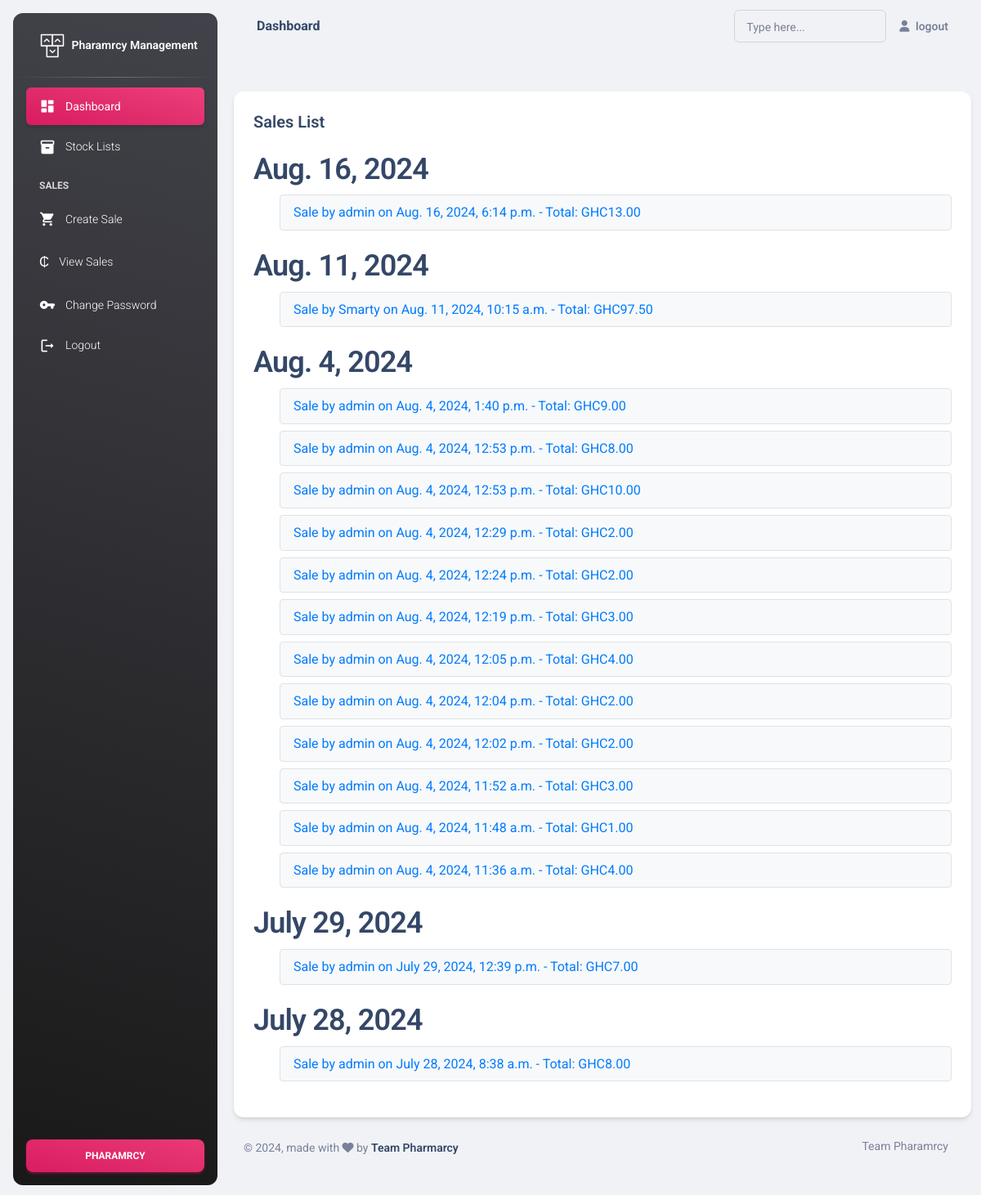
Page /sales/ on the committed database.
### pms/models.py (models this page shows, shortened)
class Sale(models.Model):
    pharmacist = models.ForeignKey(get_user_model(), on_delete=models.CASCADE)
    sale_date = models.DateTimeField(auto_now_add=True)
    total_amount = models.DecimalField(max_digits=10, decimal_places=2)
    receipt_number = models.CharField(max_length=20, unique=True, blank=True, null=True)  # New field

class CustomUser(AbstractUser):
    coices = (
        ('Manager', 'Manager'),
        ('Pharmacist', 'Pharmacist')
    )
    middle_name = models.CharField(max_length=30, blank=True)
    phone_number = models.CharField(max_length=15, blank=True)
    staff_id = models.CharField(max_length=20, unique=True, blank=True, null=True)
    role = models.CharField(max_length=50,choices=coices)

### pms/views.py (the view)
# urls.py: path('sales/', sales_list, name='sales_list'),
def sales_list(request):
    sales = Sale.objects.all().order_by('-sale_date')
    sales_by_date = {}
    for sale in sales:
        sale_date = sale.sale_date.date()
        if sale_date not in sales_by_date:
            sales_by_date[sale_date] = []
        sales_by_date[sale_date].append(sale)
    context = {
        'sales_by_date': sales_by_date,
    }
    return render(request, 'sales_list.html', context)

### pms/templates/sales_list.html (shortened to what this page needs)
{% extends "dashboard.html" %}
{% load static %}
{% block dash3 %}
<div class="row">
    <div class="col-lg-12">
        <div class="card">
            <div class="card-body">
                <h5 class="card-title">Sales List</h5>
                <div class="sales-list">
                    {% for sale_date, sales in sales_by_date.items %}
                        <div class="sales-date">
                            <h2>{{ sale_date }}</h2>
                            <ul>
                                {% for sale in sales %}
                                    <li class="sales-item">
                                        <a href="{% url 'sale_detail' sale.pk %}">Sale by {{ sale.pharmacist.username }} on {{ sale.sale_date }} - Total: GHC{{ sale.total_amount }}</a>
                                    </li>
                                {% endfor %}
                            </ul>
                        </div>
                    {% endfor %}
                </div>
            </div>
        </div>
    </div>
</div>
{% endblock dash3 %}

### pms/templates/sales_list.html (style rules this page uses)
.sales-list { margin: 20px 0; }
.sales-date { margin-top: 20px; }
.sales-item { list-style: none; padding: 8px 16px; border: 1px solid #dee2e6; margin-bottom: 8px; border-radius: 4px; background-color: #f8f9fa; }
.sales-item a { text-decoration: none; color: #007bff; }

### rows in the picture
Sale: sale_date "Aug. 16, 2024", pharmacist.username "admin", sale_date "Aug. 16, 2024, 6:14 p.m.", total_amount "13.00"
Sale: sale_date "Aug. 11, 2024", pharmacist.username "Smarty", sale_date "Aug. 11, 2024, 10:15 a.m.", total_amount "97.50"
Sale: sale_date "Aug. 4, 2024", pharmacist.username "admin", sale_date "Aug. 4, 2024, 1:40 p.m.", total_amount "9.00"
Sale: pharmacist.username "admin", sale_date "Aug. 4, 2024, 12:53 p.m.", total_amount "8.00"
Sale: pharmacist.username "admin", sale_date "Aug. 4, 2024, 12:53 p.m.", total_amount "10.00"
Sale: pharmacist.username "admin", sale_date "Aug. 4, 2024, 12:29 p.m.", total_amount "2.00"
Sale: pharmacist.username "admin", sale_date "Aug. 4, 2024, 12:24 p.m.", total_amount "2.00"
Sale: pharmacist.username "admin", sale_date "Aug. 4, 2024, 12:19 p.m.", total_amount "3.00"
Sale: pharmacist.username "admin", sale_date "Aug. 4, 2024, 12:05 p.m.", total_amount "4.00"
Sale: pharmacist.username "admin", sale_date "Aug. 4, 2024, 12:04 p.m.", total_amount "2.00"
Sale: pharmacist.username "admin", sale_date "Aug. 4, 2024, 12:02 p.m.", total_amount "2.00"
Sale: pharmacist.username "admin", sale_date "Aug. 4, 2024, 11:52 a.m.", total_amount "3.00"
Sale: pharmacist.username "admin", sale_date "Aug. 4, 2024, 11:48 a.m.", total_amount "1.00"
Sale: pharmacist.username "admin", sale_date "Aug. 4, 2024, 11:36 a.m.", total_amount "4.00"
Sale: sale_date "July 29, 2024", pharmacist.username "admin", sale_date "July 29, 2024, 12:39 p.m.", total_amount "7.00"
Sale: sale_date "July 28, 2024", pharmacist.username "admin", sale_date "July 28, 2024, 8:38 a.m.", total_amount "8.00"
